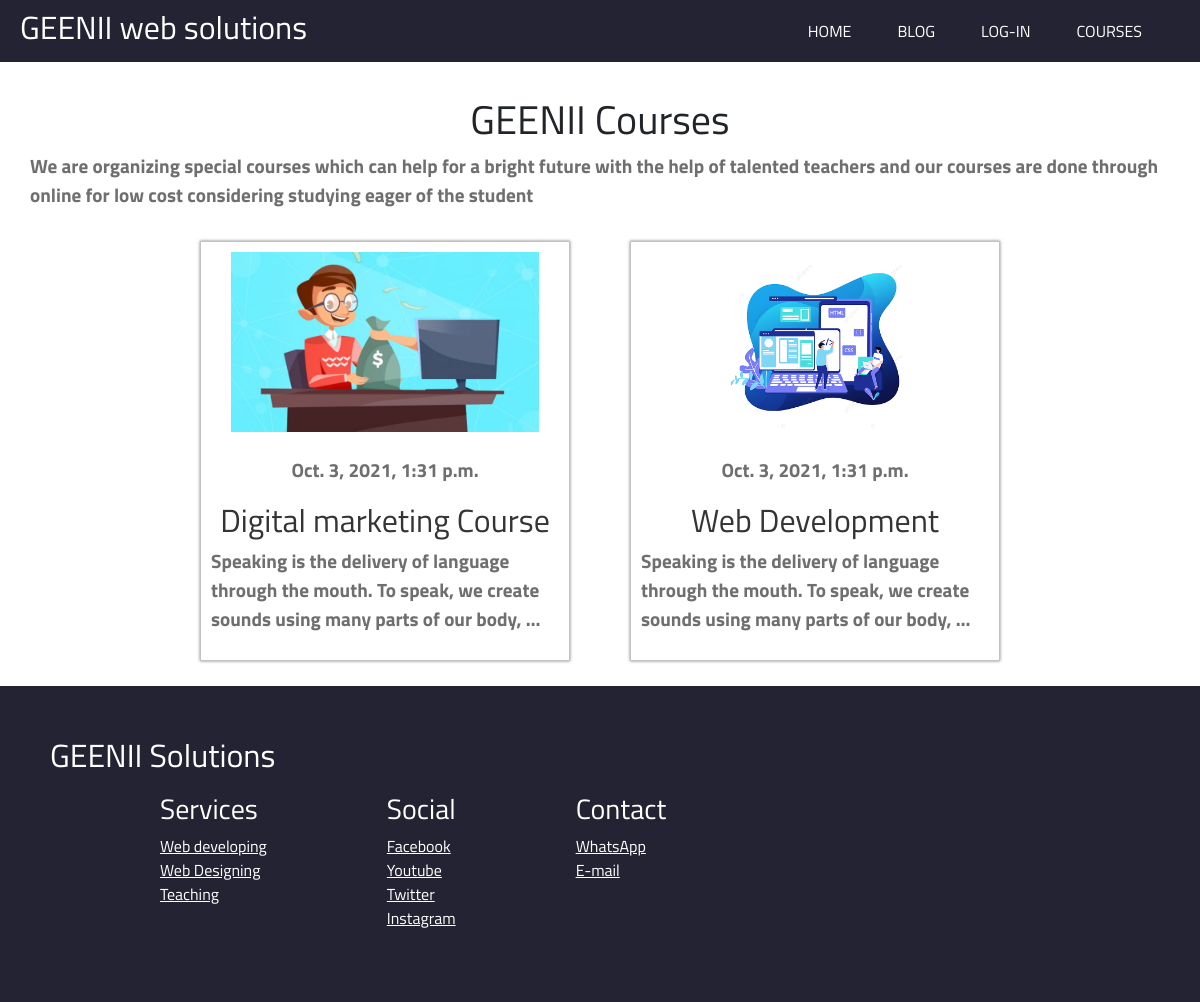
/class, run on the app's committed database.
### course/models.py (models this page shows)
class course(models.Model):
    image = models.ImageField()
    title = models.CharField(max_length=100)
    about = models.CharField(max_length=1000)
    time = models.DateTimeField(default=dt, blank=True)
    duration = models.CharField(max_length=50)
    start = models.DateField()
    payment = models.CharField(max_length=100)
    via = models.CharField(max_length=25)
    certification = models.CharField(max_length=30)

### course/views.py (the view)
# urls.py: path('class',cviews.cls,name='class'),
def cls(request):
    courses = course.objects.all()
    return render(request,'Class/index.html',{'courses':courses})

### templates/Class/index.html (shortened to what this page needs)
<!DOCTYPE html>
<html lang="en">
{% load static %}
<head>
    <link rel="stylesheet" href="{% static 'course/style.css' %}">
    <link rel="stylesheet" href="{% static 'Home/style.css' %}">
    <link rel="stylesheet" href="{% static 'lstbr.css' %}">
    <link href="https://cdn.jsdelivr.net/npm/bootstrap@5.1.0/dist/css/bootstrap.min.css" rel="stylesheet">
    <link rel="stylesheet" href="style.css">
</head>
<body id="body">
    <nav class="navbar navbar-expand-lg" id="navbar">
        <h2>GEENII web solutions</h2>
        <div class="collapse navbar-collapse" id="menu">
            <ul class="navbar-nav ms-auto">
                <li class="nav-item" id="tlist"><a href="/" class="nav-link" id="tlink">HOME</a></li>
                <li class="nav-item" id="tlist"><a href="/Blog" class="nav-link" id="tlink">BLOG</a></li>
                {% if user.is_authenticated %}
                <li class="nav-item" id="tlist"><a href="/Logout" class="nav-link" id="tlink">LOG-OUT</a></li>
                {% else %}
                <li class="nav-item" id="tlist"><a href="/Login" class="nav-link" id="tlink">LOG-IN</a></li>
                {% endif %}
                <li class="nav-item" id="tlist"><a href="/class" class="nav-link" id="tlink">COURSES</a></li>
            </ul>
        </div>
    </nav>
    <br>
    <div class="main">
        <h1>GEENII Courses</h1>
        <p class="bpara">
            We are organizing special courses which can help for a bright future with
            the help of talented teachers and our courses are done through online for
            low cost considering studying eager of the student
        </p>
        {% if courses %}
        {% for course in courses reversed %}
        <a href="Section/{{course.id}}" id="a">
            <div class="box">
                <img src="{{course.image.url}}" class="img-fluid" id="img">
                <br>
                <p>
                    {{course.time}}
                </p>
                <h2>{{course.title}}</h2>
                <p>
                    {{course.about|truncatewords:20}}
                </p>
            </div>
        </a>
        {% endfor %}
        {% endif %}
    </div>
    <div id="lstbr">
        <h2>GEENII Solutions</h2>
        <div id="lastbar">
            <div class="fsection">
                <h3>Services</h3>
                <a href="" class="a">Web developing</a>
                <a href="" class="a">Web Designing</a>
                <a href="" class="a">Teaching</a>
            </div>
            <div class="fsection">
                <h3>Social</h3>
                <a href="" class="a">Facebook</a>
                <a href="" class="a">Youtube</a>
                <a href="" class="a">Twitter</a>
                <a href="" class="a">Instagram</a>
            </div>
            <div class="fsection">
                <h3>Contact</h3>
                <a href="" class="a">WhatsApp</a>
                <a href="" class="a">E-mail</a>
            </div>
        </div>
    </div>
</body>
</html>

### static/course/style.css (style rules this page uses)
#body { padding: 0; margin: 0; font-family: 'Titillium Web', sans-serif; }
.main { display: flex; justify-content: center; flex-wrap: wrap; padding: 10px 30px; }
.box { max-width: 370px; text-align: left; border: 0.7px solid rgba(194, 193, 193, 0.952); padding: 10px; margin: 15px 30px; display: flex; justify-content: center; flex-wrap: wrap; align-items: center; flex-direction: column; box-shadow: 0 0 3px 0 gray; }
#img { max-height: 180px; }
.bpara { font-size: 1.2rem; }
#a { text-decoration: none; color: black; }
#navbar { position: sticky; top: 0; z-index: 1; }

### static/Home/style.css (style rules this page uses)
#body { font-family: 'Titillium Web', sans-serif; margin: 0px; padding: 0px; }
#navbar { padding: 8px 20px; background-color: #242333; color: white; }
#tlink { color: white; }
#tlist { margin-right: 30px; }

### static/lstbr.css (style rules this page uses)
#lastbar { display: flex; justify-content: flex-start; align-items: center; flex-wrap: wrap; padding-left: 50px; color: white; }
.fsection { display: flex; flex-direction: column; justify-content: flex-start; margin: 10px 60px; min-height: 150px; }
.a { color: white; }
#lstbr { display: flex; flex-direction: column; flex-wrap: wrap; color: white; background-color: #242333; padding: 50px; }

### static/Blog/style.css (style rules this page uses)
#body { padding: 0; margin: 0; font-family: 'Titillium Web', sans-serif; }
p { color: rgba(87, 87, 87, 0.856); font-size: 1.2rem; font-weight: bold; }
#a { text-decoration: none; color: #353434; }
#navbar { position: sticky; top: 0; z-index: 1; }

### data on the page
course: image (picture), time "Oct. 3, 2021, 1:31 p.m.", title "Digital marketing Course", about "Speaking is the delivery of language through the mouth. To speak, we create sounds using many parts of our body, …"
course: image (picture), time "Oct. 3, 2021, 1:31 p.m.", title "Web Development", about "Speaking is the delivery of language through the mouth. To speak, we create sounds using many parts of our body, …"
